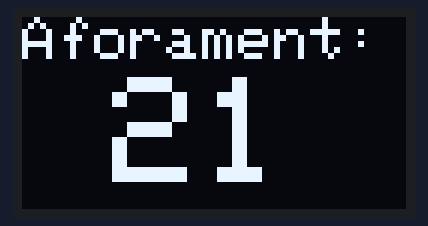
Bench run of a sketch on a simulated Arduino Uno, built with avr-gcc and run on an emulated ATmega328P. Shown: 128×64 one-colour display. The modem accepts every AT command (registered, SIM ready, sends succeed) and sends nothing else; what the sketch prints to the serial monitor is not drawn.

Above: at 20.0 s.

Measured:
- what the display in image 0 shows lasts 0.4 s, from 19.8 s to 20.2 s

The sketch:

main.ino
```cpp
/****************************************************************
 *  File: main.ino
 *  Description: Contains main program flow, controlling esp8266,
	diplay and RFID sensor.
 ****************************************************************/

#include "error_handler.h"
#include "db_handler.h"
#include "esp8266.h"
#include "pn532.h"
#include "ssd1306.h"

// Define object to store response
struct response AT_response;
struct response PN532_response;
struct response SSD1306_response;

void setup() {
	// Start comunication with the host computer
	Serial.begin(115200);

	Serial.print(F("\r\n[+] Waiting 5 seconds\r\n\r\n"));
	delay(5000);
	Serial.print(F("\r\n[+] Starting...\r\n\r\n"));

	// Initial ESP8266 setup
	setup_ESP8266();
	//AT_setup(&AT_response,"joldi","12345677");
	AT_setup(&AT_response,"Fibracat_19653","404630b333");

	// Initial SSD1306 setup
	SSD1306_setup(&SSD1306_response);

	delay(500);

	// Initial PN532 setup
	// PN532_setup(&PN532_response);
}


void loop() {
	Serial.print(F("\r\n[+] Loop...\r\n\r\n"));

	//pinMode(12, OUTPUT);
	//pinMode(13, OUTPUT);

	//digitalWrite(12, HIGH);
	//digitalWrite(13, HIGH);

	printafo(&SSD1306_response, 21);

	delay(200);


	// Serial.print("\r\n[+] Waiting for card\r\n");
	// PN532_response.status = -1;
	// while(PN532_response.status == -1) {
	// 	getuid(&PN532_response, 200);
	// }

	// Serial.print(PN532_response.data);

	// String db_send, db_receive, id, aula;

	// id = "2E12AB2C2F";
	// //id = PN532_response.data;
	// aula = "2.2";

	// ESP8266_ping(&AT_response, "192.168.1.28");
	// delay(500);

	// ESP8266_tcp_start(&AT_response,"192.168.1.28","10000");

	// delay(500);

	// if (AT_response.status != -1) {
	// 	// Send ID to server
	// 	db_send = db_taul_send(id, aula);
	// 	ESP8266_tcp_data_send(&AT_response, db_send);
	// 	delay(2000);

	// 	// Receive site of server
	// 	ESP8266_tcp_data_receive(&AT_response);
	// 	delay(500);

	// 	db_receive = db_taul_receive(AT_response.data);
	// 	Serial.print(F("\r\n\r\n[+] Site: "));
	// 	Serial.print(db_receive);
	// 	Serial.print(F("\r\n\r\n"));

	// 	// Ask for ocupation
	// 	db_send = db_ocup_send(aula);
	// 	ESP8266_tcp_data_send(&AT_response, db_send);
	// 	delay(2000);

	// 	// Receive ocupation
	// 	ESP8266_tcp_data_receive(&AT_response);
	// 	delay(500);

	// 	db_receive = db_ocup_receive(AT_response.data);
	// 	Serial.print(F("\r\n\r\n[+] Ocupation: "));
	// 	Serial.print(db_receive);
	// 	Serial.print(F("\r\n\r\n"));

	// 	ESP8266_tcp_close(&AT_response);
	// 	delay(500);
	// }

	// Wire.endTransmission();

	printafo(&SSD1306_response, 22);
}

// For test -> defwefwot aul-entra-4.3 ewfiwefweif ocup-43 fweiofweifioew
```

db_handler.cpp
```cpp
/****************************************************************
 *  File: db_handler.cpp
 *  Description: Contains all functions related to error handler.
 ****************************************************************/

#include "db_handler.h"

String db_taul_send(String id, String aula) {
	return "taul-" + id + "-" + aula + "\r\n";
}

// For test -> "defwefwot aul-entra-4.3 ewfiwefweifew"
String db_taul_receive(String raw) {
	if (raw.indexOf("surt") == -1) {
		int index = raw.indexOf("entra");
		return raw.substring(index + 6, index + 6 + 3);
	} else {
		return "";
	}
}

String db_ocup_send(String aula) {
	return "ocup-" + aula + "\r\n";
}

// For test -> "fosfewoifoweif ocup-43 fweiofweifioew"
String db_ocup_receive(String raw) {
	int index = raw.indexOf("ocup");
	return raw.substring(index + 5, index + 5 + 2);
}
```

db_handler.h
```cpp
/****************************************************************
 *  File: db_handler.h
 *  Description: Contains all functions related to error handler.
 ****************************************************************/

#ifndef __DB_HANDLER_H__
#define __DB_HANDLER_H__

#include <Arduino.h>


// taul (Toggle aula)
// -- PROTOCOL --
// 	Client:
//		taul-$id$-$aula$
//	Servidor:
//		taul-entra-$lloc$ (entra)
//		taul-surt (surt)
String db_taul_send(String id, String aula);
String db_taul_receive(String raw);


// dspl (Retorna ocupació l'aula)
// -- PROTOCOL --
//	Client:
//		ocup-$aula$
//	Servidor:
//		ocup-$numero$
String db_ocup_send(String aula);
String db_ocup_receive(String raw);


#endif // __DB_HANDLER_H__
```

error_handler.h
```cpp
/****************************************************************
 *  File: error_handler.h
 *  Description: Contains all functions related to error handler.
 ****************************************************************/

#ifndef __ERROR_HANDLER_H__
#define __ERROR_HANDLER_H__

#include <Arduino.h>

struct response {
	int status;
	String data;
};

//void print_response(response *res) {
//	Serial.print("\r\n-- RESPONSE --");
//	Serial.print("\r\nStatus: '"  + String((*res).status) + "'");
//	Serial.print("\r\nData: '"  + (*res).data + "'\r\n");
//}

#endif // __ERROR_HANDLER_H__
```

esp8266.cpp
```cpp
/****************************************************************
 *  File: esp8266.cpp
 *  Description: Contains all functions related to esp8266.
 ****************************************************************/

#include "esp8266.h"

AltSoftSerial altSerial;

void setup_ESP8266() {
	// Start the software serial for communication with the ESP8266
	altSerial.begin(9600);
}

void send_ESP8266(String data) {
	altSerial.print(data);
}

char receive_ESP8266() {
	return altSerial.read();
}

bool available_ESP8266() {
	return altSerial.available();
}

void send_AT(response *res, String data, int timeout, String expected) {
	// Clean ESP8266 buffer
	for (int i=0; i<3; i++) {
		send_ESP8266("AT\r\n");
		delay(150);
	}

	// Clean altSerial buffer
	while ( available_ESP8266() ) {
		char c = receive_ESP8266();
	};

	// Clean data in res
	(*res).data = "";
	(*res).status = 0;

	// Send AT command
	send_ESP8266(data);

	// Store response
	long int time = millis();
	while( (time + timeout) > millis() ) {
		while( available_ESP8266() ) {
			char c = receive_ESP8266();
			(*res).data += c;
		}
		// Añadir un if data contains \r\n exit while
	}

	// Clean altSerial buffer
	while ( available_ESP8266() ) {
		char c = receive_ESP8266();
	};

	// Check for ERROR or OK in data
	if ((*res).data.indexOf("ERROR") != -1) {
		(*res).status = -1;
	} else if ((*res).data.indexOf(expected) != -1) {
		(*res).status = 0;
	} else {
		(*res).status = -1;
	}
}


void AT_setup(response *AT_response, String wifi_name, String wifi_pass) {
	// Disables Echoing
	(*AT_response).status = -1;
	while ((*AT_response).status == -1) {
		send_AT(&(*AT_response), "ATE0\r\n", 500, "OK");

		if ((*AT_response).status == -1) {
			Serial.print(F("\r\n[-] ESP8266 not detected\r\n\r\n"));
		}
	};
	Serial.print(F("\r\n[+] ESP8266 detected\r\n\r\n"));


	// AT+CWMODE_DEF=1 (Set wifi mode to 1.Station)
	(*AT_response).status = -1;
	while ((*AT_response).status == -1) {
		send_AT(&(*AT_response), "AT+CWMODE_DEF=1\r\n", 200, "OK");
	}

	// AT+CWAUTOCONN (Enable Auto Connect AP on power-up)
	(*AT_response).status = -1;
	while ((*AT_response).status == -1) {
		send_AT(&(*AT_response), "AT+CWAUTOCONN=1\r\n", 200, "OK");
	}

	// AT+CIPMUX=0 (Set Single Connection)
	(*AT_response).status = -1;
	while ((*AT_response).status == -1) {
		send_AT((&(*AT_response)), "AT+CIPMUX=0\r\n", 200, "OK");
	}

	// AT+CIPRECVMODE (Set TCP Receive Mode to 1.pasive mode)
	(*AT_response).status = -1;
	while ((*AT_response).status == -1) {
		send_AT((&(*AT_response)), "AT+CIPRECVMODE=1\r\n", 200, "OK");
	}

	// AT+CWJAP_DEF='SSID','PASSWORD' (Join Acces Point)
	(*AT_response).status = -1;
	while ((*AT_response).status == -1) {
		String at_command = "AT+CWJAP_DEF=\"" + wifi_name + "\",\"" + wifi_pass + "\"\r\n";
		send_AT(&(*AT_response), at_command, 10000, "WIFI GOT IP");

		if ((*AT_response).status == -1) {
			Serial.print(F("\r\n[-] Join Acces Point failed\r\n\r\n"));
		}
	}
	Serial.print(F("\r\n[+] Joined Acces Point\r\n\r\n"));
}

void ESP8266_ping(response *AT_response, String wifi_ip) {
	// AT+PING (Ping Packets)
	int failed_atempts = 0;
	(*AT_response).status = -1;
	while ((*AT_response).status == -1) {
		String at_command = "AT+PING=\"" + wifi_ip + "\"\r\n";
		send_AT(&(*AT_response), at_command, 1000, "OK");

		if ((*AT_response).status == -1) {
			Serial.print(F("\r\n[-] Ping packets failed\r\n\r\n"));

			failed_atempts += 1;
			if (failed_atempts >= 3){
				return;
			}
		}
	}
	Serial.print(F("\r\n[+] Ping Packets OK\r\n\r\n"));
}

void ESP8266_tcp_start(response *AT_response, String wifi_ip, String wifi_port) {
	// AT+CIPSTART (Establishes Connection)
	(*AT_response).status = -1;
	while ((*AT_response).status == -1) {
		String at_command = "AT+CIPSTART=\"TCP\",\"" + wifi_ip + "\"," + wifi_port + "\r\n";
		send_AT(&(*AT_response), at_command, 2000, "OK");

		if ((*AT_response).status == -1) {
			// Check if is already connected
			if((*AT_response).data.indexOf("ALREADY CONNECTED") != -1) {
				break;
			}
			else {
				Serial.print(F("\r\n[-] Open TCP Connection failed\r\n\r\n"));
				return;
			}
		}
	}
	Serial.print(F("\r\n[+] TCP Connection Established\r\n\r\n"));
}

void ESP8266_tcp_data_send(response *AT_response, String data) {
	// AT+CIPSENDBUF (Writes Data into TCP-Send-Buffer)
	(*AT_response).status = -1;
	while ((*AT_response).status == -1) {
		String data_len = String(data.length() - 1);

		String at_command = "AT+CIPSENDBUF=" + data_len + "\r\n";
		send_AT(&(*AT_response), at_command, 1000, "");
		send_ESP8266(data);

		if ((*AT_response).status == -1){
			Serial.print("\r\n[-] TCP Data Send failed\r\n\r\n");
			return;
		}
	}
	Serial.print(F("\r\n[+] TCP Data Send\r\n\r\n"));
}

void ESP8266_tcp_data_receive(response *AT_response) {
	// AT+CIPRECVDATA=200 (Get TCP Data in Passive Receive Mode)
	(*AT_response).status = -1;
	while ((*AT_response).status == -1) {
		String at_command = "AT+CIPRECVDATA=200\r\n";
		send_AT((&(*AT_response)), at_command, 2000, "OK");

		if ((*AT_response).status == -1){
			Serial.print("\r\n[-] TCP Data Receive failed\r\n\r\n");
			return;
		}
	}

	Serial.print(F("\r\n[+] TCP Data Received\r\n\r\n"));

	String data = (*AT_response).data;

	// Filter data length
	String filter = "CIPRECVDATA";
	int data_len_i1 = data.indexOf(filter) + filter.length() + 1;
	int data_len_i2 = data.indexOf(":", data_len_i1);
	String data_len_s = data.substring(data_len_i1,data_len_i2);
	int data_len = data_len_s.toInt();

	// Filter data
	int data_i1 = data_len_i2 + 1;
	int data_i2 = data_i1 + data_len - 1;
	(*AT_response).data = data.substring(data_i1, data_i2);
}

void ESP8266_tcp_close(response *AT_response) {
	ESP8266_tcp_data_send(&(*AT_response), "close\r\n");

	// AT+CIPCLOSE (Closes Connection)
	// (*AT_response).status = -1;
	// while ((*AT_response).status == -1) {
	// 	String at_command = "AT+CIPCLOSE\r\n";
	//	send_AT(&(*AT_response), at_command, 200, "OK");

	//	if ((*AT_response).status == -1) {
	//		Serial.print(F("\r\n[-] Close TCP Connection failed\r\n\r\n"));
	//		return;
	//	}
	//}
	Serial.print(F("\r\n[+] TCP Connection Closed\r\n\r\n"));
}
```

esp8266.h
```cpp
/****************************************************************
 *  File: esp8266.h
 *  Description: Contains all functions related to esp8266.
 ****************************************************************/

#ifndef __ESP8266_H__
#define __ESP8266_H__

#include <Arduino.h>
#include <AltSoftSerial.h>
#include "error_handler.h"

void setup_ESP8266();

void send_ESP8266(String data);

char receive_ESP8266();

bool available_ESP8266();

void send_AT(response *res, String data, int timeout, String expected);

void AT_setup(response *AT_response, String wifi_name, String wifi_pass);

void AT_TCP(response *AT_response, String wifi_ip, String wifi_port, String data);

void ESP8266_ping(response *AT_response, String wifi_ip);

void ESP8266_tcp_start(response *AT_response, String wifi_ip, String wifi_port);

void ESP8266_tcp_data_send(response *AT_response, String data);

void ESP8266_tcp_data_receive(response *AT_response);

void ESP8266_tcp_close(response *AT_response);

#endif // __ESP8266_H__
```

pn532.cpp
```cpp
/****************************************************************
 *  File: pn532.cpp
 *  Description: Contains all functions related to pn532.
 ****************************************************************/

#include "pn532.h"

#define PN532_IRQ   (2)
#define PN532_RESET (3)

Adafruit_PN532 nfc(PN532_IRQ, PN532_RESET);

void PN532_setup(response *PN532_response) {

	(*PN532_response).status = -1;
	while ((*PN532_response).status == -1) {
		nfc.begin();

		uint32_t versiondata = nfc.getFirmwareVersion();
		if (!versiondata) {
			Serial.print(F("\r\n[-] PN532 not detected\r\n\r\n"));
		}
		else {
			(*PN532_response).status = 0;
		}
	}
	Serial.print(F("\r\n[+] PN532 detected\r\n\r\n"));

	nfc.setPassiveActivationRetries(0xFF);
	nfc.SAMConfig();
}


void getuid(response *PN532_response, int timeout){
	volatile boolean success;
	volatile uint8_t uid[] = { 0, 0, 0, 0, 0, 0, 0 };
	volatile uint8_t uidLength;
	String content;

	success = nfc.readPassiveTargetID(PN532_MIFARE_ISO14443A, &uid[0], &uidLength,timeout);

	if (success) {
		for(int i=0; i<uidLength; i++){
			content.concat(String(uid[i],HEX));
		}

		(*PN532_response).status = 0;
		(*PN532_response).data = content;

		Serial.print("\r\n[+] Card detected\r\n");
	}
	else {
		(*PN532_response).status = -1;
		(*PN532_response).data = "";
	}
}
```

pn532.h
```cpp
/****************************************************************
 *  File: pn532.h
 *  Description: Contains all functions related to pn532.
 ****************************************************************/

#ifndef __PN532_H__
#define __PN532_H__

#include <Arduino.h>
#include <Wire.h>
#include <SPI.h>
#include <Adafruit_PN532.h>
#include "error_handler.h"

void PN532_setup(response *PN532_response);

void getuid(response *PN532_response, int timeout);

#endif // __PN532_H__
```

ssd1306.cpp
```cpp
/****************************************************************
 *  File: ssd1306.cpp
 *  Description: Contains all functions related to ssd1306.
 ****************************************************************/

#include "ssd1306.h"

Adafruit_SSD1306 display = Adafruit_SSD1306(128, 64, &Wire, -1);

void SSD1306_setup(response *SSD1306_response) {
	(*SSD1306_response).status = -1;
	while ((*SSD1306_response).status == -1) {
		bool succes = display.begin(SSD1306_SWITCHCAPVCC, 0x3C);
		if (!succes) {
			Serial.print(F("\r\n[-] SSD1306 not detected\r\n\r\n"));
		}
		else {
			Serial.print(F("\r\n[+] SSD1306 detected\r\n\r\n"));
			(*SSD1306_response).status = 0;
		}
	}

	// display.begin(SSD1306_SWITCHCAPVCC, 0x3C); // Address 0x3C for 128x32
	// display.clearDisplay();

	// (*SSD1306_response).status = 0;
}

void printafo(response *SSD1306_response, int n) {
	display.clearDisplay(); // Clean display
	display.setCursor(0, 0); // Reset cursor position

	// Print title
	display.setTextSize(2);
	display.setTextColor(SSD1306_WHITE);
	display.print("Aforament:");
	display.print("\n");

	// Print aforament
	display.setCursor(30, 20); // Center cursor position
	if(n<10) display.setCursor(40, 20); // Center cursor position for integrers n<10
	display.setTextSize(5);
	String num = String(n);
	display.print(num);
	display.display(); // Display changes

	(*SSD1306_response).status = 0;
}
```

ssd1306.h
```cpp
/****************************************************************
 *  File: ssd1306.h
 *  Description: Contains all functions related to ssd1306.
 ****************************************************************/

#ifndef __SSD1306_H__
#define __SSD1306_H__

#include <SPI.h>
#include <Wire.h>
#include <Adafruit_GFX.h>
#include <Adafruit_SSD1306.h>
#include "error_handler.h"

void SSD1306_setup(response *SSD1306_response);

void printafo(response *SSD1306_response, int n);

#endif // __SSD1306_H__
```
